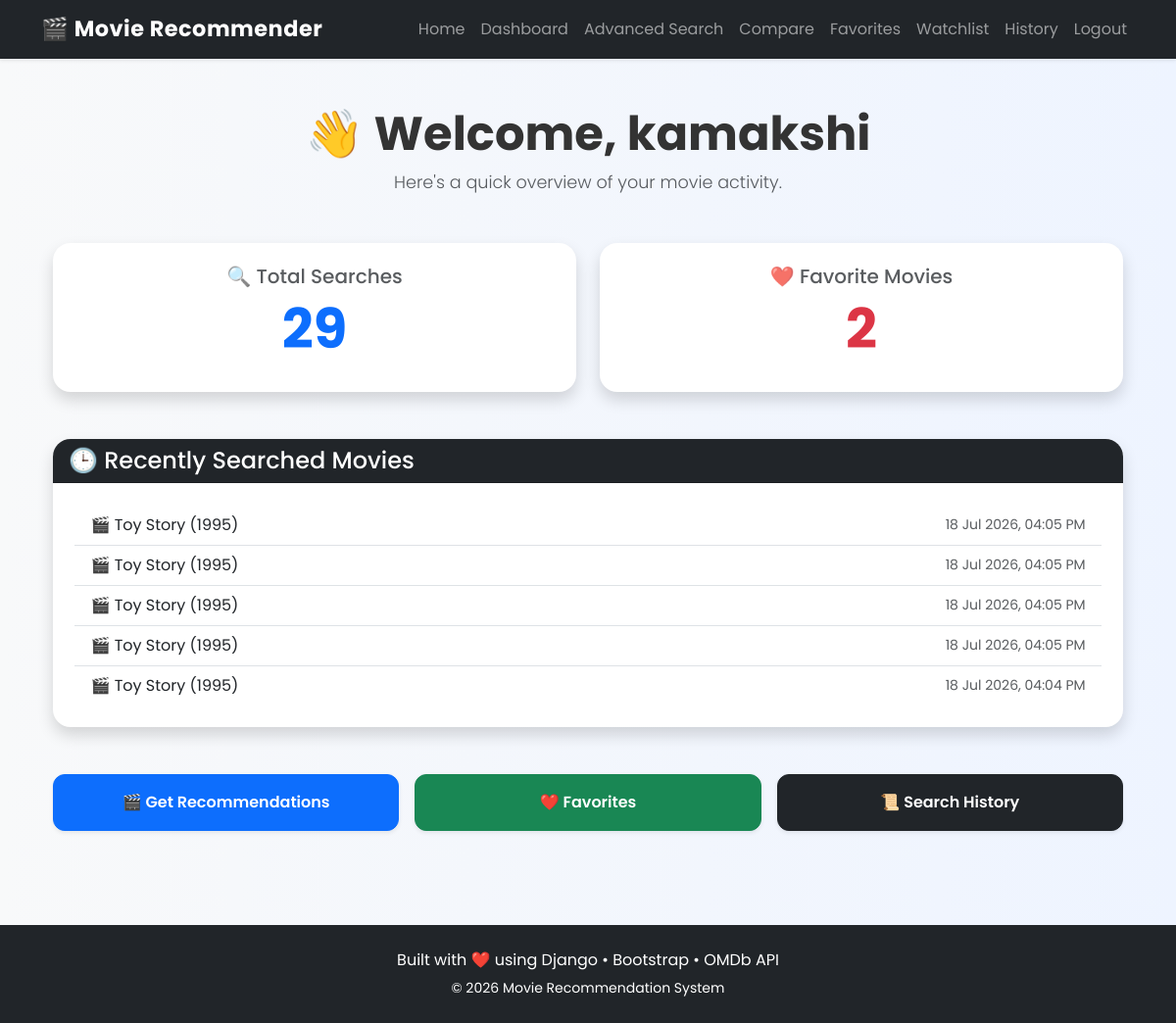
Before: /dashboard/ (signed in) with the older database file.
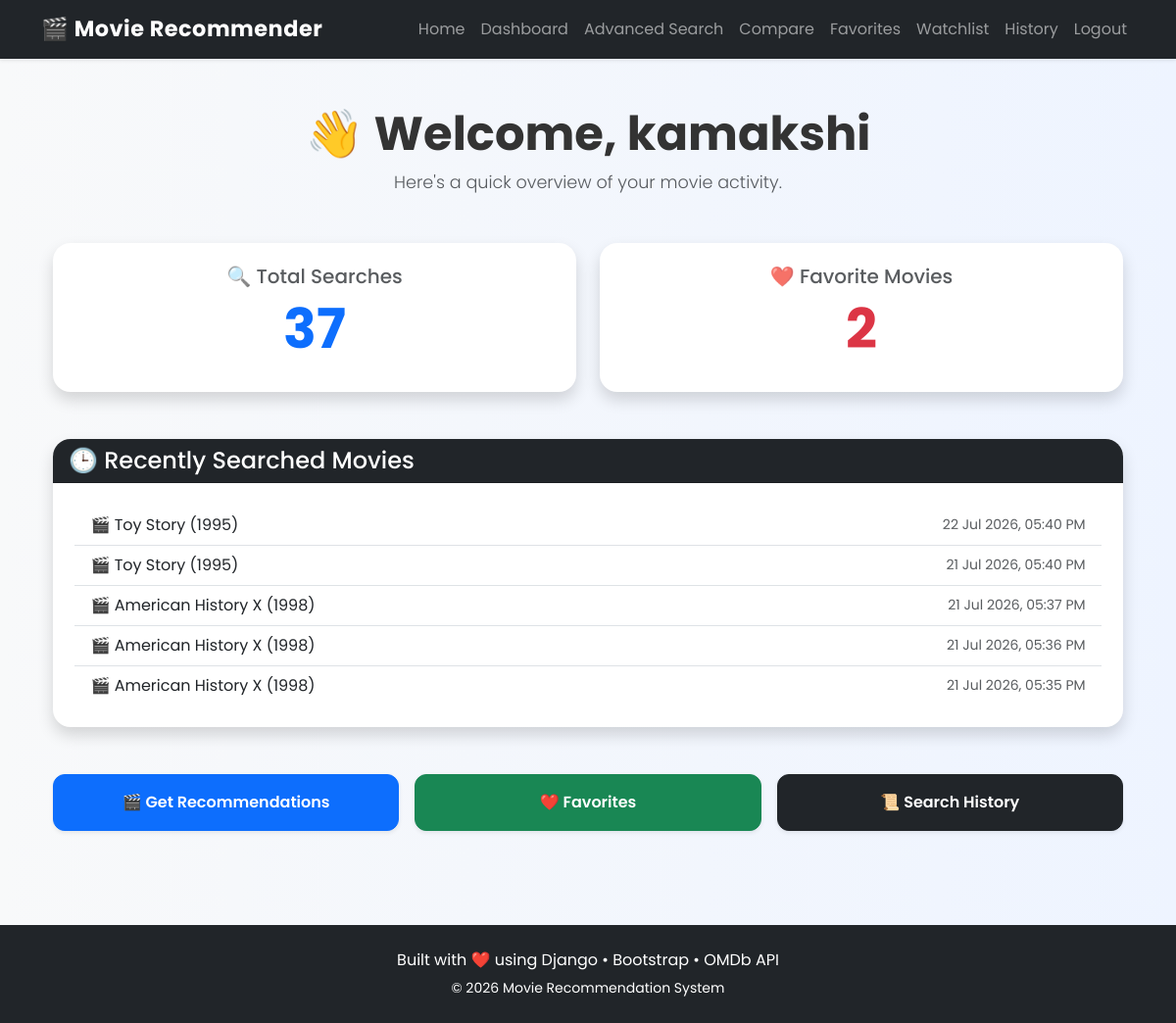
After: the same page with the newer database file.
### movies/models.py (models this page shows, shortened)
class SearchHistory(models.Model):
    user = models.ForeignKey(User, on_delete=models.CASCADE)
    movie_title = models.CharField(max_length=255)
    searched_at = models.DateTimeField(auto_now_add=True)

### movies/views.py (the view)
@login_required
def dashboard(request):
    total_searches = SearchHistory.objects.filter(
        user=request.user
    ).count()
    total_favorites = FavoriteMovie.objects.filter(
        user=request.user
    ).count()
    recent_movies = SearchHistory.objects.filter(
        user=request.user
    ).order_by("-searched_at")[:5]
    return render(
        request,
        "dashboard.html",
        {
            "total_searches": total_searches,
            "total_favorites": total_favorites,
            "recent_movies": recent_movies,
        },
    )

### templates/dashboard.html
{% extends 'base.html' %}
{% block content %}
<div class="container">
    <div class="text-center mb-5">
        <h1 class="display-5 fw-bold">
            👋 Welcome, {{ user.username }}
        </h1>
        <p class="lead text-muted">
            Here's a quick overview of your movie activity.
        </p>
    </div>
    <div class="row g-4 mb-5">
        <div class="col-md-6">
            <div class="card border-0 shadow h-100">
                <div class="card-body text-center">
                    <h5 class="text-muted">
                        🔍 Total Searches
                    </h5>
                    <h1 class="display-4 fw-bold text-primary">
                        {{ total_searches }}
                    </h1>
                </div>
            </div>
        </div>
        <div class="col-md-6">
            <div class="card border-0 shadow h-100">
                <div class="card-body text-center">
                    <h5 class="text-muted">
                        ❤️ Favorite Movies
                    </h5>
                    <h1 class="display-4 fw-bold text-danger">
                        {{ total_favorites }}
                    </h1>
                </div>
            </div>
        </div>
    </div>
    <div class="card border-0 shadow mb-5">
        <div class="card-header bg-dark text-white">
            <h4 class="mb-0">
                🕒 Recently Searched Movies
            </h4>
        </div>
        <div class="card-body">
            {% if recent_movies %}
                <ul class="list-group list-group-flush">
                    {% for movie in recent_movies %}
                    <li class="list-group-item d-flex justify-content-between align-items-center">
                        <span>
                            🎬 {{ movie.movie_title }}
                        </span>
                        <small class="text-muted">
                            {{ movie.searched_at|date:"d M Y, h:i A" }}
                        </small>
                    </li>
                    {% endfor %}
                </ul>
            {% else %}
                <p class="text-muted mb-0">
                    No recent searches found.
                </p>
            {% endif %}
        </div>
    </div>
    <div class="row g-3">
        <div class="col-md-4">
            <a href="/"
               class="btn btn-primary w-100 py-3 shadow-sm">
                🎬 Get Recommendations
            </a>
        </div>
        <div class="col-md-4">
            <a href="{% url 'favorites' %}"
               class="btn btn-success w-100 py-3 shadow-sm">
                ❤️ Favorites
            </a>
        </div>
        <div class="col-md-4">
            <a href="{% url 'search_history' %}"
               class="btn btn-dark w-100 py-3 shadow-sm">
                📜 Search History
            </a>
        </div>
    </div>
</div>
{% endblock %}

Changed rows visible on the page:
no longer on this page (row unchanged): SearchHistory: movie_title "Toy Story (1995)", searched_at "18 Jul 2026, 04:05 PM"
no longer on this page (row unchanged): SearchHistory: movie_title "Toy Story (1995)", searched_at "18 Jul 2026, 04:05 PM"
no longer on this page (row unchanged): SearchHistory: movie_title "Toy Story (1995)", searched_at "18 Jul 2026, 04:05 PM"
no longer on this page (row unchanged): SearchHistory: movie_title "Toy Story (1995)", searched_at "18 Jul 2026, 04:05 PM"
no longer on this page (row unchanged): SearchHistory: movie_title "Toy Story (1995)", searched_at "18 Jul 2026, 04:04 PM"
added SearchHistory: movie_title "Toy Story (1995)", searched_at "22 Jul 2026, 05:40 PM"
added SearchHistory: movie_title "Toy Story (1995)", searched_at "21 Jul 2026, 05:40 PM"
added SearchHistory: movie_title "American History X (1998)", searched_at "21 Jul 2026, 05:37 PM"
added SearchHistory: movie_title "American History X (1998)", searched_at "21 Jul 2026, 05:36 PM"
added SearchHistory: movie_title "American History X (1998)", searched_at "21 Jul 2026, 05:35 PM"
Other visible differences:
{{ total_searches }}: "29" → "37"
